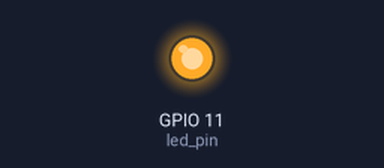
A program run on a simulated Raspberry Pi (BCM pin numbers). On the bench: output pins drawn as LEDs (lit = HIGH).

Above: at 1.0 s.
At 3.0 s:
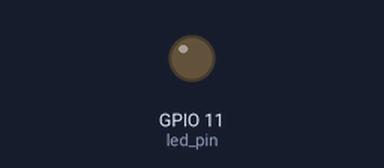
Timing chart, 0 to 5.2 s (numbered marks = the images above):
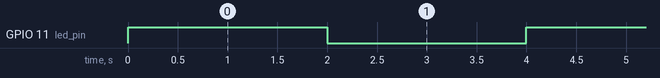

Measured:
- by itself, GPIO 11 (led_pin): alternates HIGH for 2.0 s and LOW for 2.0 s

The program:

app.py
```python
import RPi.GPIO as GPIO
import time
GPIO.setmode(GPIO.BCM)
led_pin = 11
GPIO.setup(led_pin, GPIO.OUT)

while(True):
    GPIO.output(led_pin, GPIO.HIGH)
    time.sleep(2)
    GPIO.output(led_pin, GPIO.LOW)
    time.sleep(2)
```
